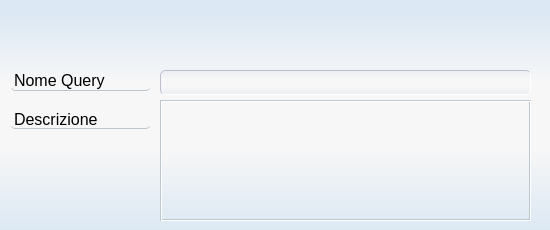
<?xml version="1.0" encoding="UTF-8"?>
<ui version="4.0">
 <class>SaveQueryWindow</class>
 <widget class="QMainWindow" name="SaveQueryWindow">
  <property name="windowModality">
   <enum>Qt::ApplicationModal</enum>
  </property>
  <property name="geometry">
   <rect>
    <x>0</x>
    <y>0</y>
    <width>550</width>
    <height>230</height>
   </rect>
  </property>
  <property name="sizePolicy">
   <sizepolicy hsizetype="Fixed" vsizetype="Fixed">
    <horstretch>0</horstretch>
    <verstretch>0</verstretch>
   </sizepolicy>
  </property>
  <property name="minimumSize">
   <size>
    <width>550</width>
    <height>230</height>
   </size>
  </property>
  <property name="maximumSize">
   <size>
    <width>550</width>
    <height>230</height>
   </size>
  </property>
  <property name="windowTitle">
   <string>Salvataggio Query</string>
  </property>
  <property name="windowIcon">
   <iconset resource="risorse.qrc">
    <normaloff>:/resources/icon_mmas.png</normaloff>:/resources/icon_mmas.png</iconset>
  </property>
  <widget class="QWidget" name="centralWidget">
   <property name="styleSheet">
    <string notr="true">QWidget {
background-color:rgba(255,255,255,0);
}
QWidget#centralWidget{
	/*background-color: qlineargradient(spread:reflect, x1:0, y1:1, x2:0, y2:0, stop:0 rgba(217, 239, 255, 255), stop:0.5 rgba(239, 248, 255, 255), stop:1 rgba(210, 236, 255, 255));
	background-color: qlineargradient(spread:pad, x1:0, y1:1, x2:0, y2:0, stop:0 rgba(223, 246, 255, 255), stop:0.481132 rgba(243, 243, 243, 255), stop:0.995261 rgba(223, 246, 255, 255));*/
	
	background-color: qlineargradient(spread:pad, x1:0, y1:1, x2:0, y2:0, stop:0 rgba(220, 232, 243, 255), stop:0.35545 rgba(247, 247, 247, 255), stop:0.635071 rgba(247, 247, 247, 255), stop:0.933649 rgba(220, 232, 243, 255));
	
}

QToolTip {
     border: 1px solid rgb(188, 189, 207);
     padding: 0.1px;
    border-radius:1px;
	color: rgb(188, 189, 207);
	background-color: rgb(255, 255, 255);
   background-origin:padding-box;
     opacity: 100;
 }

/* set scrollbar style */
QScrollBar:horizontal {
 border: 1px solid rgb(188, 189, 207);
 border-radius:7px;
	background-color: qlineargradient(spread:pad, x1:0, y1:1, x2:0, y2:0, stop:0 rgba(220, 232, 243, 255), stop:0.35545 rgba(247, 247, 247, 255), stop:0.635071 rgba(247, 247, 247, 255), stop:0.933649 rgba(220, 232, 243, 255));
     height: 15px;
     margin: 0px 19px 0px 19px;
 }

 QScrollBar::handle:horizontal {
	
	background-color: qlineargradient(spread:pad, x1:0, y1:1, x2:0, y2:0, stop:0.208531 rgba(140, 159, 171, 255), stop:0.905213 rgba(239, 251, 254, 255));
     min-width: 13px;
   border: 2px groove rgb(188, 189, 207);
   border-radius:5px;
 }
 QScrollBar::add-line:horizontal {
 /*border:2px groove rgb(188, 198, 207);  
	background-color: qlineargradient(spread:pad, x1:0, y1:1, x2:0, y2:0, stop:0.208531 rgba(212, 223, 232, 255), stop:0.905213 rgba(239, 251, 254, 255));
     border-radius: 7px;*/
  background-color:rgba(255,255,255,0);
   width: 13px;
   height:13px;
     subcontrol-position: right;
     subcontrol-origin: margin;
 }

 QScrollBar::sub-line:horizontal {
   /*border:2px groove rgb(188, 198, 207);  
	background-color: qlineargradient(spread:pad, x1:0, y1:1, x2:0, y2:0, stop:0.208531 rgba(212, 223, 232, 255), stop:0.905213 rgba(239, 251, 254, 255));
     border-radius: 7px;*/
  background-color:rgba(255,255,255,0);
     width: 13px;
    height:13px;
     subcontrol-position: left;
     subcontrol-origin: margin;
 }

QScrollBar::add-page:horizontal, QScrollBar::sub-page:horizontal {
	background-color: qlineargradient(spread:pad, x1:0, y1:1, x2:0, y2:0, stop:0.00947867 rgba(232, 237, 240, 255), stop:1 rgba(239, 251, 254, 255));
 }

  QScrollBar:left-arrow:horizontal{
	image: url(:/resources/back_not_hov.png);
   width:13px;
   height:13px;
     }
   QScrollBar:left-arrow:horizontal:hover{
	image: url(:/resources/back_not_hov.png);
   width:15px;
   height:15px;
     }
  QScrollBar:left-arrow:horizontal:pressed{
	image: url(:/resources/back_not_hov.png);
   width:11px;
   height:11px;
     }
 QScrollBar:right-arrow:horizontal{
	image: url(:/resources/next_not_hov.png);
   width:13px;
   height:13px;
     }
  QScrollBar:right-arrow:horizontal:hover{
	image: url(:/resources/next_not_hov.png);
   width:15px;
   height:15px;
     }
  QScrollBar:right-arrow:horizontal:pressed{
	image: url(:/resources/next_not_hov.png);
   width:11px;
   height:11px;
     }








QScrollBar:vertical {
 border: 1px solid rgb(188, 189, 207);
 border-radius:7px;
	background-color: qlineargradient(spread:pad, x1:0, y1:1, x2:0, y2:0, stop:0 rgba(220, 232, 243, 255), stop:0.35545 rgba(247, 247, 247, 255), stop:0.635071 rgba(247, 247, 247, 255), stop:0.933649 rgba(220, 232, 243, 255));
    width: 15px;
     margin: 19px 0px 19px 0px;
 }

 QScrollBar::handle:vertical {
	
	background-color: qlineargradient(spread:pad, x1:0, y1:1, x2:0, y2:0, stop:0.208531 rgba(140, 159, 171, 255), stop:0.905213 rgba(239, 251, 254, 255));
     min-height: 13px;
   border: 2px groove rgb(188, 189, 207);
   border-radius:5px;
 }
 QScrollBar::add-line:vertical {
 background-color:rgba(255,255,255,0);
   width: 13px;
   height:13px;
     subcontrol-position: bottom;
     subcontrol-origin: margin;
 }

 QScrollBar::sub-line:vertical {
     background-color:rgba(255,255,255,0);
     width: 13px;
    height:13px;
     subcontrol-position: top;
     subcontrol-origin: margin;
 }

QScrollBar::add-page:vertical, QScrollBar::sub-page:vertical {
	background-color: qlineargradient(spread:pad, x1:0, y1:1, x2:0, y2:0, stop:0.00947867 rgba(232, 237, 240, 255), stop:1 rgba(239, 251, 254, 255));
 }

  QScrollBar:up-arrow:vertical{
	image: url(:/resources/up_arrow.png);
   width:13px;
   height:13px;
     }
  QScrollBar:up-arrow:vertical:hover{
	image: url(:/resources/up_arrow.png);
   width:15px;
   height:15px;
     }
  QScrollBar:up-arrow:vertical:pressed{
	image: url(:/resources/up_arrow.png);
   width:11px;
   height:11px;
     }
 QScrollBar:down-arrow:vertical{
	image: url(:/resources/down_arrow.png);
   width:13px;
   height:13px;
     }
 QScrollBar:down-arrow:vertical:hover{
	image: url(:/resources/down_arrow.png);
   width:15px;
   height:15px;
     }
 QScrollBar:down-arrow:vertical:pressed{
	image: url(:/resources/down_arrow.png);
   width:11px;
   height:11px;
     }
</string>
   </property>
   <widget class="QPushButton" name="Salva">
    <property name="geometry">
     <rect>
      <x>490</x>
      <y>10</y>
      <width>50</width>
      <height>50</height>
     </rect>
    </property>
    <property name="focusPolicy">
     <enum>Qt::NoFocus</enum>
    </property>
    <property name="toolTip">
     <string>salva query</string>
    </property>
    <property name="styleSheet">
     <string notr="true">/* pushbutton style */
QPushButton {
     border: 1px groove rgba(255,255,255,0);
     border-radius: 5px;
	background-color: rgba(255, 255, 255,0);
	
	image: url(:/resources/icon_save_not_hov.png);

 }

 QPushButton:hover {
     border: 1px outset rgb(188, 189, 207);
border-radius:3px;
	background-color: rgba(255, 255, 255, 0);
	image: url(:/resources/icon_save.png);
 } 
QPushButton:pressed {
     border: 3px inset rgb(188, 189, 207);
	border-radius:3px;
 } 
</string>
    </property>
    <property name="text">
     <string/>
    </property>
   </widget>
   <widget class="QLineEdit" name="NomeQuery">
    <property name="geometry">
     <rect>
      <x>160</x>
      <y>70</y>
      <width>371</width>
      <height>25</height>
     </rect>
    </property>
    <property name="font">
     <font>
      <family>Arial</family>
      <pointsize>11</pointsize>
      <weight>50</weight>
      <italic>false</italic>
      <bold>false</bold>
     </font>
    </property>
    <property name="styleSheet">
     <string notr="true">QLineEdit {
     border: 1px inset rgb(188, 189, 207);
     border-radius: 5px;
     padding: 0 3px;
	/*background-color: qlineargradient(spread:pad, x1:0, y1:1, x2:0, y2:0, stop:0.127962 rgba(239, 251, 254, 255), stop:0.862559 rgba(219, 230, 239, 255));*/
	background-color: qlineargradient(spread:pad, x1:0, y1:1, x2:0, y2:0, stop:0.0545455 rgba(237, 240, 243, 255), stop:0.35545 rgba(247, 247, 247, 255), stop:0.635071 rgba(247, 247, 247, 255), stop:0.933649 rgba(237, 240, 243, 255));
     font: 11pt &quot;Arial&quot;;

 }</string>
    </property>
    <property name="maxLength">
     <number>44</number>
    </property>
   </widget>
   <widget class="QTextEdit" name="DescrizioneQuery">
    <property name="geometry">
     <rect>
      <x>160</x>
      <y>100</y>
      <width>371</width>
      <height>121</height>
     </rect>
    </property>
    <property name="sizePolicy">
     <sizepolicy hsizetype="Fixed" vsizetype="Fixed">
      <horstretch>0</horstretch>
      <verstretch>0</verstretch>
     </sizepolicy>
    </property>
    <property name="font">
     <font>
      <family>Arial</family>
     </font>
    </property>
    <property name="styleSheet">
     <string notr="true">background-color: rgba(255, 255, 255,0);
 border:2px groove rgb(188, 198, 207);   </string>
    </property>
    <property name="verticalScrollBarPolicy">
     <enum>Qt::ScrollBarAlwaysOff</enum>
    </property>
    <property name="horizontalScrollBarPolicy">
     <enum>Qt::ScrollBarAlwaysOff</enum>
    </property>
    <property name="lineWrapMode">
     <enum>QTextEdit::WidgetWidth</enum>
    </property>
    <property name="lineWrapColumnOrWidth">
     <number>0</number>
    </property>
   </widget>
   <widget class="QLabel" name="label">
    <property name="geometry">
     <rect>
      <x>10</x>
      <y>70</y>
      <width>141</width>
      <height>21</height>
     </rect>
    </property>
    <property name="font">
     <font>
      <family>Arial</family>
      <pointsize>12</pointsize>
      <weight>50</weight>
      <bold>false</bold>
      <kerning>true</kerning>
     </font>
    </property>
    <property name="styleSheet">
     <string notr="true">   	border-bottom:1px solid;
     border-bottom-color: rgb(188, 198, 207);
    background-color: rgba(255, 255, 255, 0);
     border-radius: 5px;
     padding: 0 0px;</string>
    </property>
    <property name="text">
     <string>Nome Query</string>
    </property>
   </widget>
   <widget class="QLabel" name="label_2">
    <property name="geometry">
     <rect>
      <x>10</x>
      <y>110</y>
      <width>141</width>
      <height>19</height>
     </rect>
    </property>
    <property name="font">
     <font>
      <family>Arial</family>
      <pointsize>12</pointsize>
     </font>
    </property>
    <property name="styleSheet">
     <string notr="true">   	border-bottom:1px solid;
     border-bottom-color: rgb(188, 198, 207);
    background-color: rgba(255, 255, 255, 0);
     border-radius: 5px;
     padding: 0 0px;</string>
    </property>
    <property name="text">
     <string>Descrizione</string>
    </property>
   </widget>
  </widget>
 </widget>
 <layoutdefault spacing="6" margin="11"/>
 <resources>
  <include location="risorse.qrc"/>
 </resources>
 <connections/>
</ui>
